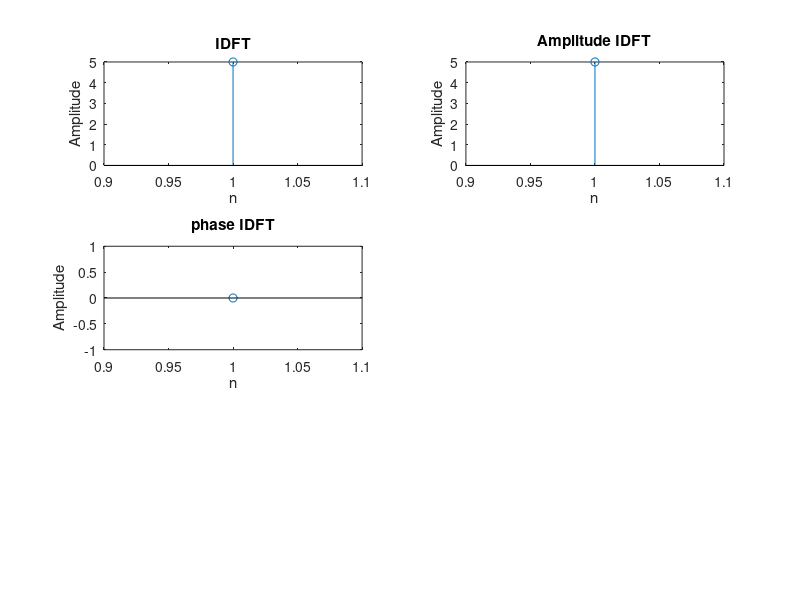

Source code (MATLAB):
clc;
clear all;
%X=[2 1+1i 0 1-1i];X=[3 -i 1 i]
X=input('Enter X : ' );
N=length(X);
x=zeros(1,N);
for n=1:N
    sum=0;
    for k=1:N
        sum=sum+(1/N)*X(k)*exp(1i*2*pi*(k-1)*(n-1)/N);
    end
    x(n)=sum;
end
x

subplot(3,2,1);
stem(x);
xlabel('n');
ylabel('Amplitude');
title('IDFT');
m=abs(x);
m
subplot(3,2,2);
stem(m);
xlabel('n');
ylabel('Amplitude');
title('Amplitude IDFT');

p=angle(x);
disp(p);
subplot(3,2,3);
stem(p);
    xlabel('n');
ylabel('Amplitude');
title('phase IDFT');   
